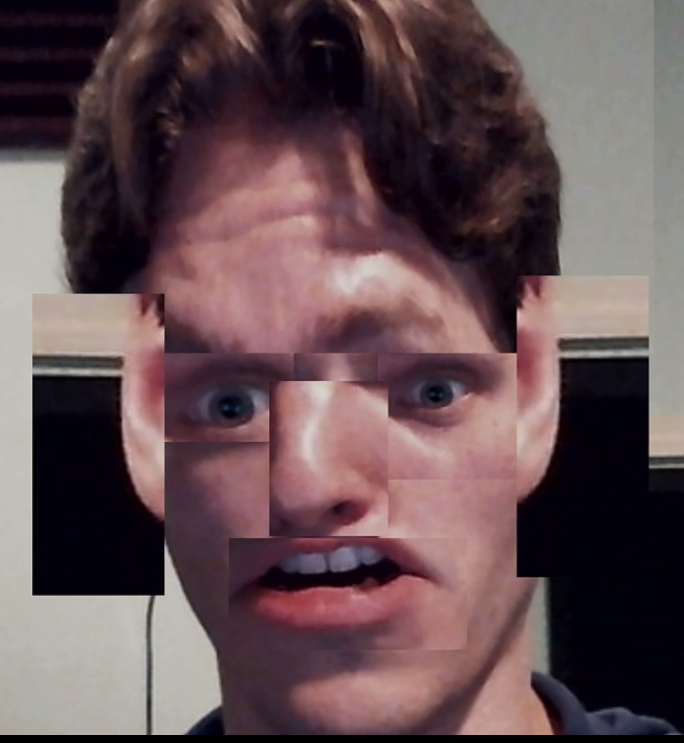
#> input picture ch6/jermaPicasso.png, 684 x 743 px
$ python splitting_and_merging.py --image jermaPicasso.png
#> lines starting #> are read from the running program, lines starting #| are printed output that depends on the picture
import numpy as np
import argparse
import cv2

ap = argparse.ArgumentParser()
ap.add_argument("-i", "--image", required = True, help = "image path")
args = vars(ap.parse_args())

image = cv2.imread(args["image"])
#> image is the input picture: shape (743, 684, 3); mean B, G, R 83.4, 79.7, 100.9
(B,G,R) = cv2.split(image)
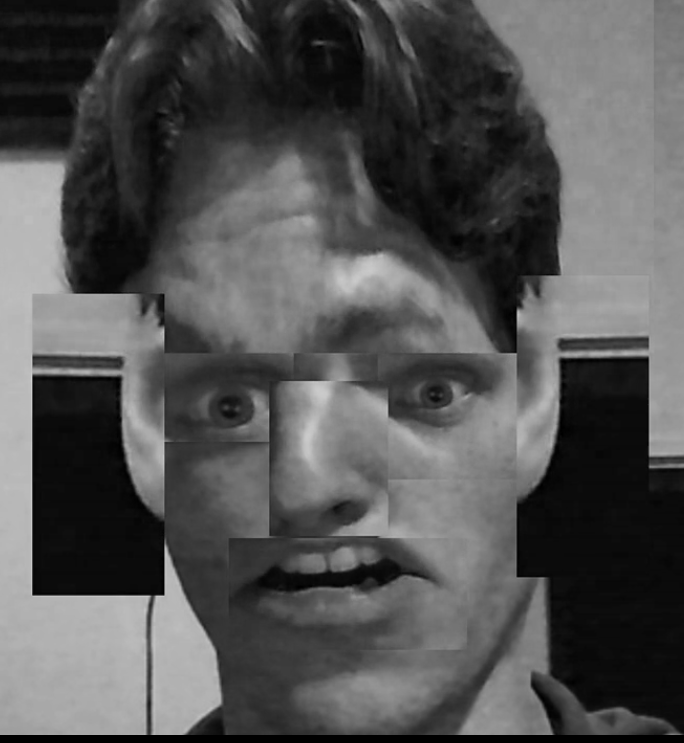
#> B: shape (743, 684); min 0, max 211, mean 83.4
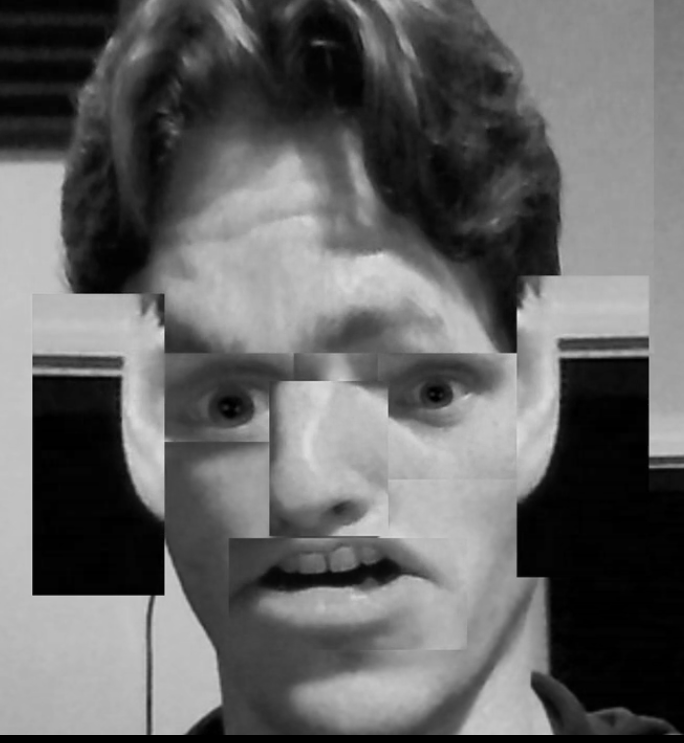
#> R: shape (743, 684); min 0, max 230, mean 100.9

cv2.imshow("BRIGHT GREY", R)
cv2.imshow("BLACK AND WHITE ANDY", G)
cv2.imshow("jermaMoon", B)

merged = cv2.merge([B,G,R])
cv2.imshow("COLORFUL ANDY", merged)


zeros = np.zeros(image.shape[:2],dtype="uint8")
cv2.imshow("MALDING", cv2.merge([zeros,zeros,R]))
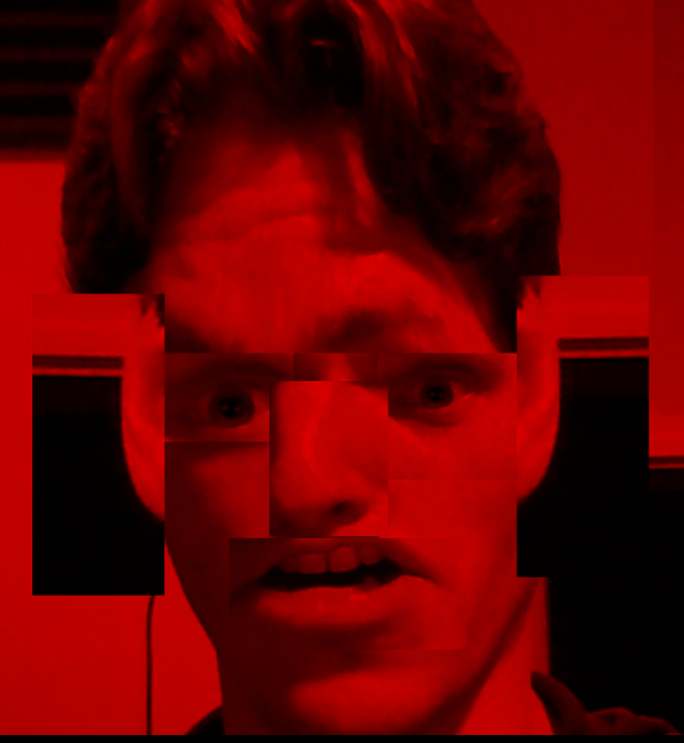
#> window 'MALDING': shape (743, 684, 3); mean B, G, R 0, 0, 100.9
cv2.imshow("MR. GREENZ", cv2.merge([zeros,G,zeros]))
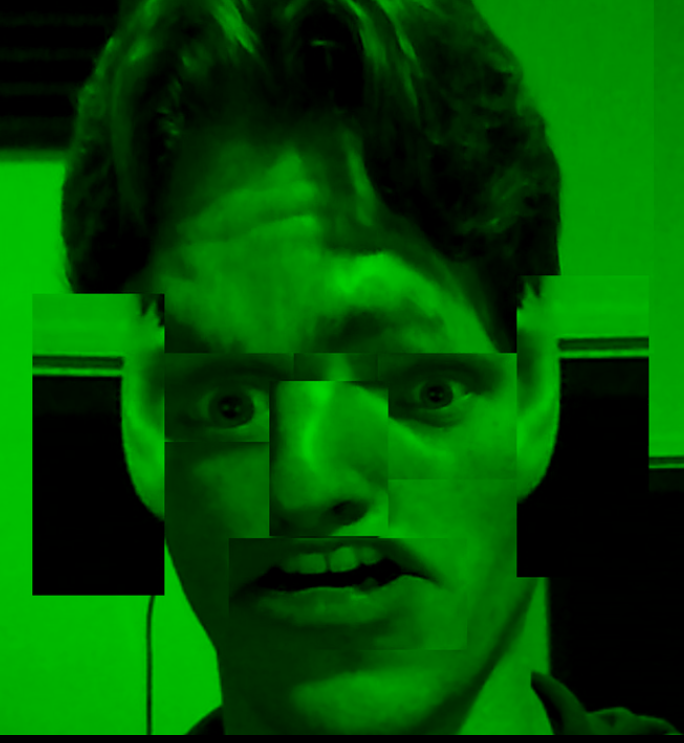
#> window 'MR. GREENZ': shape (743, 684, 3); mean B, G, R 0, 79.7, 0
cv2.imshow("jermaPluto", cv2.merge([B,zeros,zeros]))
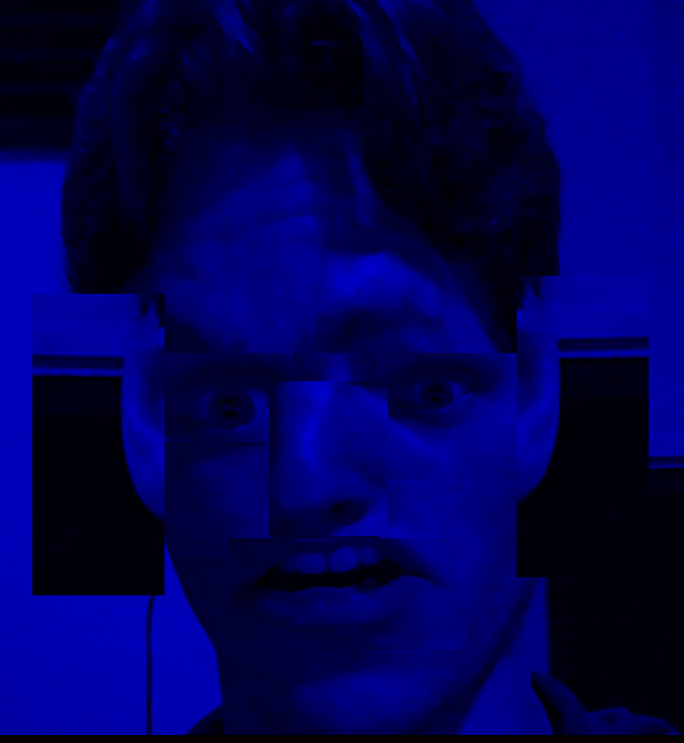
#> window 'jermaPluto': shape (743, 684, 3); mean B, G, R 83.4, 0, 0

cv2.waitKey(0)
cv2.destroyAllWindows()
